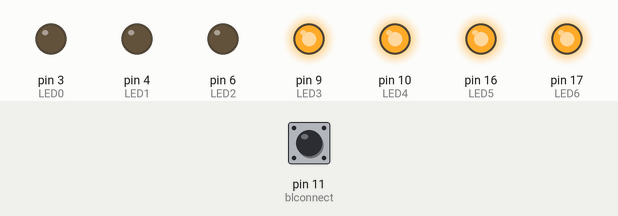
Bench run of a sketch on a simulated Arduino Mega 2560, built with avr-gcc and run on an emulated ATmega2560. Parts: output pins drawn as LEDs (lit = HIGH). Dashed ring = blinking. The inputs (shaded band) are chosen by the test bench; at power-on: pin 11 (blconnect) HIGH.

Above: at 1.2 s.
1.3 s: pin 11 (blconnect) driven LOW
At 1.7 s:
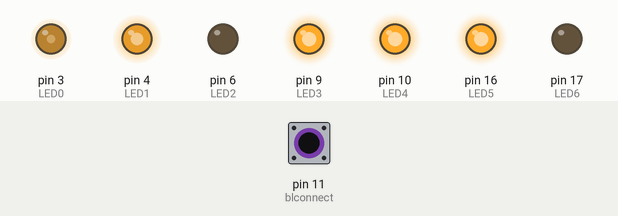
4.3 s: pin 11 (blconnect) driven HIGH
At 4.9 s:
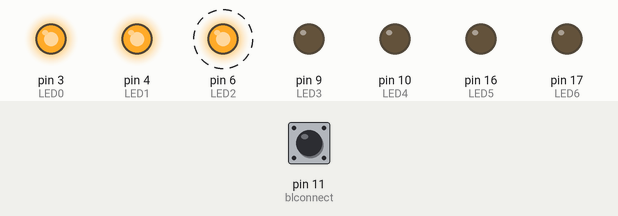
7.3 s: pin 11 (blconnect) driven LOW
At 7.91 s:
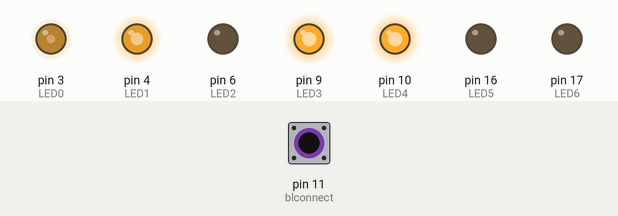
10.3 s: pin 11 (blconnect) pulsed HIGH 2 times (0.12 s each, 0.3 s apart)
Timing chart, 0 to 17.3 s (numbered marks = the images above; inputs shaded):
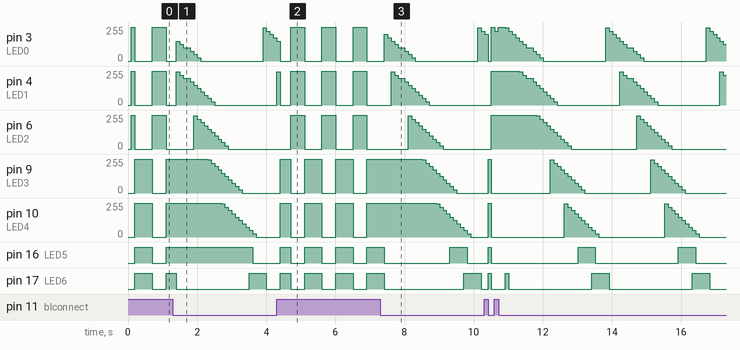

The sketch:

Control_Box_Slave.ino
```cpp
#define HWSERIAL Serial1    //Create Hardware Serial Port
int armPinL =19;            //Define Pin 19 to read left swtich value
int armPinR = 18;           // Define Pin 18 to read right switch value
int blconnect = 11;         // Define pin 11 for bluetooth connection state

int LED0 = 3;               // Define pwm pins for block O LED Pattern
int LED1 = 4;
int LED2 = 6;
int LED3 = 9;
int LED4 = 10;
int LED5 = 16;
int LED6 = 17;

double i =855;                 // Initialize loop counter for lights

int armLeft = 0;                //Define pins to hold read states
int armRight = 0;

bool recentlybreathing=false;   // Define pin for keeping recent sequence data
int pi = 3.14159265;            // Define Pi constant
bool blconnectState = false;    // Define connection state

//This function sets up or refreshes the LED display
void LEDSetup(){
  pinMode(LED0,OUTPUT);
  analogWrite(LED0, 0);
  pinMode(LED1, OUTPUT);
  analogWrite(LED1,0);
  pinMode(LED2, OUTPUT);
  analogWrite(LED2,0);
  pinMode(LED3, OUTPUT);
  analogWrite(LED3,0);
  pinMode(LED4, OUTPUT);
  analogWrite(LED4,0);
  pinMode(LED5, OUTPUT);
  analogWrite(LED5,0);
  pinMode(LED6, OUTPUT);
  analogWrite(LED6,0);
}

void setup() {
  pinMode(armPinL,INPUT);    //Setup arming Pin
  pinMode(armPinR,INPUT);
  pinMode(blconnect, INPUT);  //Set up Bluetooth state pin for input

  LEDSetup();                 // Set up initial state for LEDs

  HWSERIAL.setRX(0);        //Setup and start hardware serial communications (RX = Pin 0, TX = Pin 1)
  HWSERIAL.setTX(1);
  HWSERIAL.begin(9600);
  Serial.begin(9600);
}

void loop() {
  //Take readings once for use throughout loop
  armLeft = digitalRead(armPinL);
  armRight = digitalRead(armPinR);
  blconnectState = digitalRead(blconnect);

  if(armLeft){                //Marsa command sent based on left switch state
    HWSERIAL.write(0x46);
  }
  else{
    HWSERIAL.write(0xc5);
  }

  if(armRight){               //Strata command send based on right switch state
    HWSERIAL.write(0x9e);
  }
  else{
    HWSERIAL.write(0x71);
  }
  delay(100);

  //If bluetooth is not paired, run through the circular block O logo on LEDs
  if(!blconnectState){

    //If the LED mode has returned from "breathing" pattern, resed LEDs
    if(recentlybreathing)
    {
      LEDSetup();
      recentlybreathing = false;
    }

    //set up i value for use in the block O loop
    if(i<=0){
        i=700;                // Reset i
      }
      else{
        i-=25;                  // Decrement i
      }

      //Block O Slow fading Lights
      if(i>=600){
        analogWrite(LED0, i-600);
      }
      if(i<=755&&i>=500){
        analogWrite(LED1, i-500);
      }
      if(i<=655&&i>=400){
        analogWrite(LED2, i-400);
      }
      if(i<=555&&i>=300){
        analogWrite(LED3, i-300);
      }
      if(i<=455&&i>=200){
        analogWrite(LED4, i-200);
      }
      if(i<=355&&i>=100){
        analogWrite(LED5, i-100);
      }
      if(i<=255&&i>=0){
        analogWrite(LED6, i);
      }
      if(i<155){
        analogWrite(LED0, i+100);
      }
      if(i<55){
        analogWrite(LED1, i+200);
      }

  }

  //if bluetooth is connected, start flipflop cycle or sleep cycle
  else if(blconnectState){

    //run block O flipflop if both switches are off
    if(armLeft==0&&armRight==0){

      //reset LEDs if we just came from the breathing state
      if(recentlybreathing)
      {
        LEDSetup();
        recentlybreathing = false;
      }

      //LED flipflop pattern
      if(i<=100){
        analogWrite(LED0,0);
        analogWrite(LED1,0);
        analogWrite(LED2,0);
        analogWrite(LED3,255);
        analogWrite(LED4,255);
        analogWrite(LED5,255);
        analogWrite(LED6,255);
        i+=25;

      }
      else {
        analogWrite(LED0,255);
        analogWrite(LED1,255);
        analogWrite(LED2,255);
        analogWrite(LED3,0);
        analogWrite(LED4,0);
        analogWrite(LED5,0);
        analogWrite(LED6,0);
        i+=25;
        if(i>200){
          i=0;
        }
      }
    }

    //run "breathing" pattern on appropriate side of Block O for swtich
    else{
      if(i>pi/4.0){
        i= -pi/4.0;
      }
      else{
        i+=pi/40.0;
      }

      //this section uses mapping with trig to create a proper look with fading lights
      analogWrite(LED0,map(tan(abs(i)*armLeft),0,1,0,255));
      analogWrite(LED1,map(tan(abs(i)*armLeft),0,1,0,255));
      analogWrite(LED2,map(tan(abs(i)*armLeft),0,1,0,255));
      analogWrite(LED3,map(tan(abs(i)*armRight),0,1,0,255));
      analogWrite(LED4,map(tan(abs(i)*armRight),0,1,0,255));
      analogWrite(LED5,map(tan(abs(i)*armRight),0,1,0,255));
      analogWrite(LED6,map(tan(abs(i)*armRight),0,1,0,255));
      recentlybreathing = true;

    }
  }
}
```

Measured:
- by itself, pin 6 (LED2): ramps from 255/255 to 0/255 and jumps back, once every 4.2 s
- by itself, pin 16 (LED5): repeats every 3.0 s: LOW 2.5 s, HIGH 0.50 s
- by itself, pin 4 (LED1): repeats every 2.9 s: 250/255 0.10 s, 225/255 0.10 s, 200/255 0.20 s, 175/255 0.10 s, 150/255 0.10 s, 125/255 0.10 s, 100/255 0.10 s, 75/255 0.10 s, 50/255 0.10 s, 25/255 0.10 s, 0/255 1.8 s
- by itself, pin 9 (LED3): repeats every 2.7 s: 0/255 1.7 s, 250/255 0.10 s, 225/255 0.10 s, 200/255 0.10 s, 175/255 0.10 s, 150/255 0.10 s, 125/255 0.10 s, 100/255 0.10 s, 75/255 0.10 s, 50/255 0.10 s, 25/255 0.10 s
